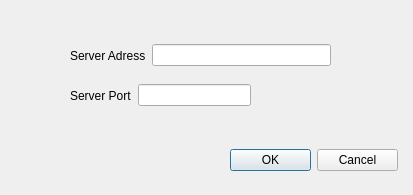
<?xml version="1.0" encoding="UTF-8"?>
<ui version="4.0">
 <class>ServerConfDialog</class>
 <widget class="QDialog" name="ServerConfDialog">
  <property name="geometry">
   <rect>
    <x>0</x>
    <y>0</y>
    <width>413</width>
    <height>195</height>
   </rect>
  </property>
  <property name="windowTitle">
   <string>Server configuration</string>
  </property>
  <widget class="QWidget" name="horizontalLayoutWidget">
   <property name="geometry">
    <rect>
     <x>70</x>
     <y>40</y>
     <width>261</width>
     <height>31</height>
    </rect>
   </property>
   <layout class="QHBoxLayout" name="horizontalLayout">
    <item>
     <widget class="QLabel" name="label">
      <property name="text">
       <string>Server Adress</string>
      </property>
     </widget>
    </item>
    <item>
     <widget class="QLineEdit" name="serverAdress"/>
    </item>
   </layout>
  </widget>
  <widget class="QWidget" name="horizontalLayoutWidget_2">
   <property name="geometry">
    <rect>
     <x>70</x>
     <y>80</y>
     <width>181</width>
     <height>31</height>
    </rect>
   </property>
   <layout class="QHBoxLayout" name="horizontalLayout_2">
    <item>
     <widget class="QLabel" name="label_2">
      <property name="text">
       <string>Server Port</string>
      </property>
     </widget>
    </item>
    <item>
     <widget class="QLineEdit" name="serverPort"/>
    </item>
   </layout>
  </widget>
  <widget class="QWidget" name="horizontalLayoutWidget_3">
   <property name="geometry">
    <rect>
     <x>230</x>
     <y>140</y>
     <width>168</width>
     <height>41</height>
    </rect>
   </property>
   <layout class="QHBoxLayout" name="horizontalLayout_3">
    <item>
     <widget class="QPushButton" name="confirmButton">
      <property name="text">
       <string>OK</string>
      </property>
     </widget>
    </item>
    <item>
     <widget class="QPushButton" name="cancelButton">
      <property name="text">
       <string>Cancel</string>
      </property>
     </widget>
    </item>
   </layout>
  </widget>
 </widget>
 <resources/>
 <connections>
  <connection>
   <sender>confirmButton</sender>
   <signal>clicked()</signal>
   <receiver>ServerConfDialog</receiver>
   <slot>accept()</slot>
   <hints>
    <hint type="sourcelabel">
     <x>263</x>
     <y>158</y>
    </hint>
    <hint type="destinationlabel">
     <x>174</x>
     <y>156</y>
    </hint>
   </hints>
  </connection>
  <connection>
   <sender>cancelButton</sender>
   <signal>clicked()</signal>
   <receiver>ServerConfDialog</receiver>
   <slot>reject()</slot>
   <hints>
    <hint type="sourcelabel">
     <x>353</x>
     <y>162</y>
    </hint>
    <hint type="destinationlabel">
     <x>322</x>
     <y>177</y>
    </hint>
   </hints>
  </connection>
 </connections>
</ui>
